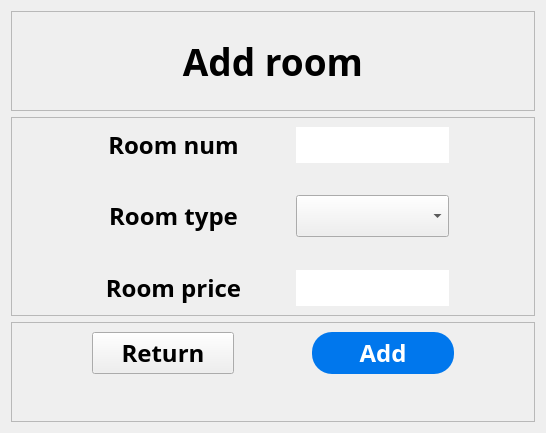
           <widget class="QWidget" name="add_room_page24">
            <layout class="QVBoxLayout" name="verticalLayout_43">
             <item>
              <layout class="QVBoxLayout" name="verticalLayout_42" stretch="1,2,1">
               <item>
                <widget class="QFrame" name="frame_70">
                 <property name="frameShape">
                  <enum>QFrame::StyledPanel</enum>
                 </property>
                 <property name="frameShadow">
                  <enum>QFrame::Raised</enum>
                 </property>
                 <layout class="QGridLayout" name="gridLayout_143">
                  <item row="0" column="0">
                   <layout class="QGridLayout" name="gridLayout_142">
                    <item row="0" column="0">
                     <widget class="QLabel" name="label_60">
                      <property name="font">
                       <font>
                        <family>Bahnschrift SemiBold</family>
                        <pointsize>28</pointsize>
                        <weight>75</weight>
                        <bold>true</bold>
                       </font>
                      </property>
                      <property name="text">
                       <string>Add room</string>
                      </property>
                      <property name="alignment">
                       <set>Qt::AlignCenter</set>
                      </property>
                     </widget>
                    </item>
                   </layout>
                  </item>
                 </layout>
                </widget>
               </item>
               <item>
                <widget class="QFrame" name="frame_69">
                 <property name="frameShape">
                  <enum>QFrame::StyledPanel</enum>
                 </property>
                 <property name="frameShadow">
                  <enum>QFrame::Raised</enum>
                 </property>
                 <layout class="QGridLayout" name="gridLayout_145">
                  <item row="0" column="0">
                   <layout class="QGridLayout" name="gridLayout_144" columnstretch="2,4,0,4,2">
                    <item row="2" column="1">
                     <widget class="QLabel" name="label_62">
                      <property name="font">
                       <font>
                        <family>Bahnschrift SemiBold</family>
                        <pointsize>18</pointsize>
                        <weight>75</weight>
                        <bold>true</bold>
                       </font>
                      </property>
                      <property name="text">
                       <string>Room type</string>
                      </property>
                      <property name="alignment">
                       <set>Qt::AlignCenter</set>
                      </property>
                     </widget>
                    </item>
                    <item row="0" column="1">
                     <widget class="QLabel" name="label_61">
                      <property name="font">
                       <font>
                        <family>Bahnschrift SemiBold</family>
                        <pointsize>18</pointsize>
                        <weight>75</weight>
                        <bold>true</bold>
                       </font>
                      </property>
                      <property name="text">
                       <string>Room num</string>
                      </property>
                      <property name="alignment">
                       <set>Qt::AlignCenter</set>
                      </property>
                     </widget>
                    </item>
                    <item row="0" column="2">
                     <spacer name="horizontalSpacer_110">
                      <property name="orientation">
                       <enum>Qt::Horizontal</enum>
                      </property>
                      <property name="sizeHint" stdset="0">
                       <size>
                        <width>40</width>
                        <height>20</height>
                       </size>
                      </property>
                     </spacer>
                    </item>
                    <item row="1" column="1">
                     <spacer name="verticalSpacer_57">
                      <property name="orientation">
                       <enum>Qt::Vertical</enum>
                      </property>
                      <property name="sizeHint" stdset="0">
                       <size>
                        <width>20</width>
                        <height>40</height>
                       </size>
                      </property>
                     </spacer>
                    </item>
                    <item row="3" column="1">
                     <spacer name="verticalSpacer_58">
                      <property name="orientation">
                       <enum>Qt::Vertical</enum>
                      </property>
                      <property name="sizeHint" stdset="0">
                       <size>
                        <width>20</width>
                        <height>40</height>
                       </size>
                      </property>
                     </spacer>
                    </item>
                    <item row="4" column="1">
                     <widget class="QLabel" name="label_63">
                      <property name="font">
                       <font>
                        <family>Bahnschrift SemiBold</family>
                        <pointsize>18</pointsize>
                        <weight>75</weight>
                        <bold>true</bold>
                       </font>
                      </property>
                      <property name="text">
                       <string>Room price</string>
                      </property>
                      <property name="alignment">
                       <set>Qt::AlignCenter</set>
                      </property>
                     </widget>
                    </item>
                    <item row="4" column="3">
                     <widget class="QLineEdit" name="room_price_in">
                      <property name="sizePolicy">
                       <sizepolicy hsizetype="Expanding" vsizetype="Expanding">
                        <horstretch>0</horstretch>
                        <verstretch>0</verstretch>
                       </sizepolicy>
                      </property>
                      <property name="font">
                       <font>
                        <family>Bahnschrift SemiBold</family>
                        <pointsize>18</pointsize>
                        <weight>75</weight>
                        <bold>true</bold>
                       </font>
                      </property>
                      <property name="styleSheet">
                       <string notr="true">QLineEdit{border-radius:20px;}</string>
                      </property>
                     </widget>
                    </item>
                    <item row="0" column="3">
                     <widget class="QLineEdit" name="room_num_in_2">
                      <property name="sizePolicy">
                       <sizepolicy hsizetype="Expanding" vsizetype="Expanding">
                        <horstretch>0</horstretch>
                        <verstretch>0</verstretch>
                       </sizepolicy>
                      </property>
                      <property name="font">
                       <font>
                        <family>Bahnschrift SemiBold</family>
                        <pointsize>18</pointsize>
                        <weight>75</weight>
                        <bold>true</bold>
                       </font>
                      </property>
                      <property name="styleSheet">
                       <string notr="true">QLineEdit{border-radius:20px;}</string>
                      </property>
                     </widget>
                    </item>
                    <item row="0" column="0">
                     <spacer name="horizontalSpacer_106">
                      <property name="orientation">
                       <enum>Qt::Horizontal</enum>
                      </property>
                      <property name="sizeHint" stdset="0">
                       <size>
                        <width>40</width>
                        <height>20</height>
                       </size>
                      </property>
                     </spacer>
                    </item>
                    <item row="0" column="4">
                     <spacer name="horizontalSpacer_111">
                      <property name="orientation">
                       <enum>Qt::Horizontal</enum>
                      </property>
                      <property name="sizeHint" stdset="0">
                       <size>
                        <width>40</width>
                        <height>20</height>
                       </size>
                      </property>
                     </spacer>
                    </item>
                    <item row="2" column="3">
                     <widget class="QComboBox" name="room_type">
                      <property name="sizePolicy">
                       <sizepolicy hsizetype="Preferred" vsizetype="Expanding">
                        <horstretch>0</horstretch>
                        <verstretch>0</verstretch>
                       </sizepolicy>
                      </property>
                      <property name="font">
                       <font>
                        <family>Bahnschrift SemiBold</family>
                        <pointsize>18</pointsize>
                        <weight>75</weight>
                        <bold>true</bold>
                       </font>
                      </property>
                      <item>
                       <property name="text">
                        <string/>
                       </property>
                      </item>
                      <item>
                       <property name="text">
                        <string>A</string>
                       </property>
                      </item>
                      <item>
                       <property name="text">
                        <string>B</string>
                       </property>
                      </item>
                      <item>
                       <property name="text">
                        <string>C</string>
                       </property>
                      </item>
                      <item>
                       <property name="text">
                        <string>D</string>
                       </property>
                      </item>
                     </widget>
                    </item>
                   </layout>
                  </item>
                 </layout>
                </widget>
               </item>
               <item>
                <widget class="QFrame" name="frame_68">
                 <property name="frameShape">
                  <enum>QFrame::StyledPanel</enum>
                 </property>
                 <property name="frameShadow">
                  <enum>QFrame::Raised</enum>
                 </property>
                 <layout class="QGridLayout" name="gridLayout_147">
                  <item row="0" column="0">
                   <layout class="QGridLayout" name="gridLayout_146" columnstretch="2,4,2,4,2">
                    <item row="1" column="1">
                     <spacer name="verticalSpacer_59">
                      <property name="orientation">
                       <enum>Qt::Vertical</enum>
                      </property>
                      <property name="sizeHint" stdset="0">
                       <size>
                        <width>20</width>
                        <height>40</height>
                       </size>
                      </property>
                     </spacer>
                    </item>
                    <item row="0" column="2">
                     <spacer name="horizontalSpacer_108">
                      <property name="orientation">
                       <enum>Qt::Horizontal</enum>
                      </property>
                      <property name="sizeHint" stdset="0">
                       <size>
                        <width>40</width>
                        <height>20</height>
                       </size>
                      </property>
                     </spacer>
                    </item>
                    <item row="0" column="0">
                     <spacer name="horizontalSpacer_107">
                      <property name="orientation">
                       <enum>Qt::Horizontal</enum>
                      </property>
                      <property name="sizeHint" stdset="0">
                       <size>
                        <width>40</width>
                        <height>20</height>
                       </size>
                      </property>
                     </spacer>
                    </item>
                    <item row="0" column="3">
                     <widget class="QPushButton" name="to_op_su_page_3">
                      <property name="sizePolicy">
                       <sizepolicy hsizetype="Minimum" vsizetype="Expanding">
                        <horstretch>0</horstretch>
                        <verstretch>0</verstretch>
                       </sizepolicy>
                      </property>
                      <property name="font">
                       <font>
                        <family>Bahnschrift SemiBold</family>
                        <pointsize>18</pointsize>
                        <weight>75</weight>
                        <bold>true</bold>
                       </font>
                      </property>
                      <property name="styleSheet">
                       <string notr="true">QPushButton{background-color: rgb(0, 119, 237); border-radius:20px; color:rgb(255,255,255);}</string>
                      </property>
                      <property name="text">
                       <string>Add</string>
                      </property>
                     </widget>
                    </item>
                    <item row="0" column="1">
                     <widget class="QPushButton" name="to_manage_room_page_2">
                      <property name="sizePolicy">
                       <sizepolicy hsizetype="Minimum" vsizetype="Expanding">
                        <horstretch>0</horstretch>
                        <verstretch>0</verstretch>
                       </sizepolicy>
                      </property>
                      <property name="font">
                       <font>
                        <family>Bahnschrift SemiBold</family>
                        <pointsize>18</pointsize>
                        <weight>75</weight>
                        <bold>true</bold>
                       </font>
                      </property>
                      <property name="text">
                       <string>Return</string>
                      </property>
                     </widget>
                    </item>
                    <item row="0" column="4">
                     <spacer name="horizontalSpacer_109">
                      <property name="orientation">
                       <enum>Qt::Horizontal</enum>
                      </property>
                      <property name="sizeHint" stdset="0">
                       <size>
                        <width>40</width>
                        <height>20</height>
                       </size>
                      </property>
                     </spacer>
                    </item>
                   </layout>
                  </item>
                 </layout>
                </widget>
               </item>
              </layout>
             </item>
            </layout>
           </widget>
